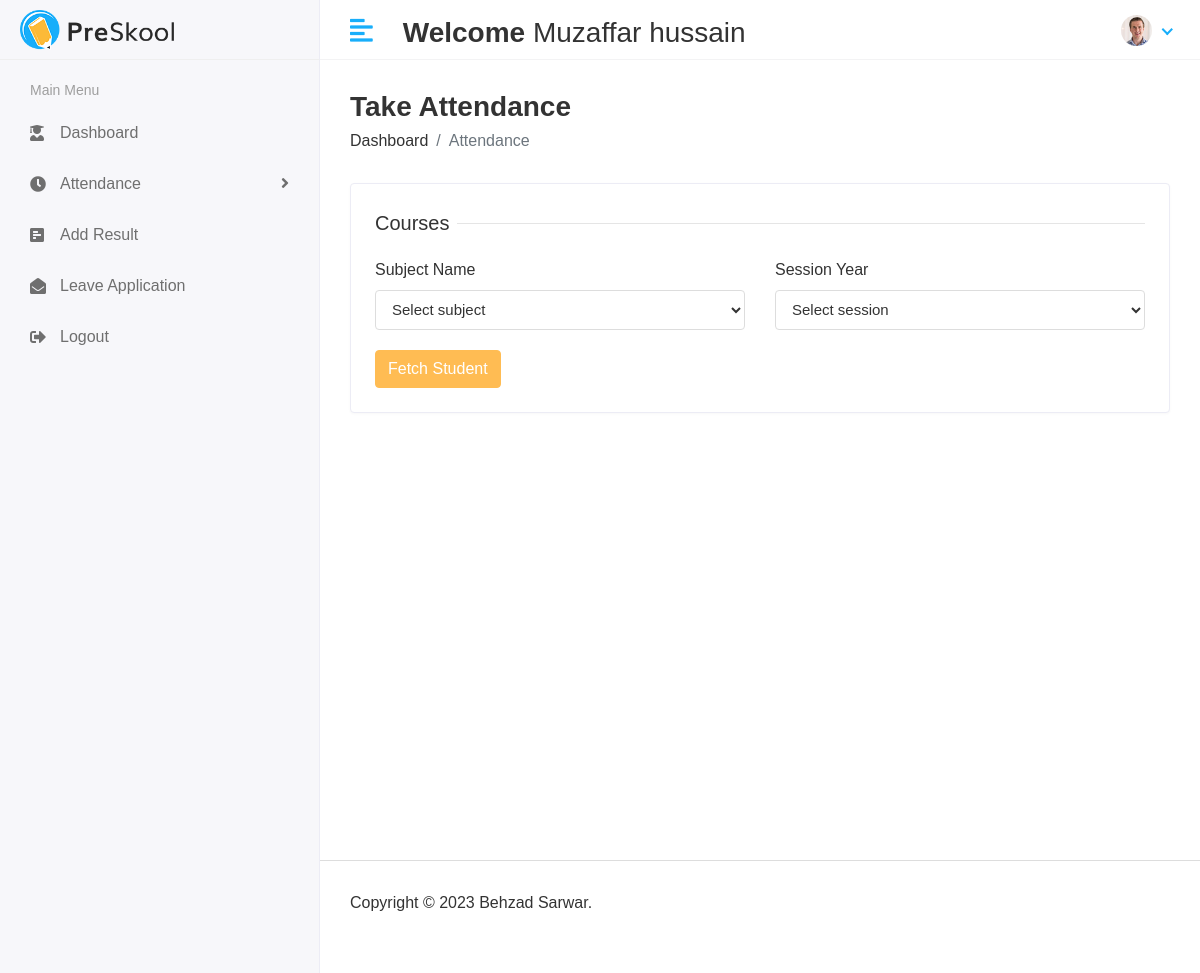
/take-attendance/ (signed in), run on the app's committed database.
### app/models.py (models this page shows)
class CustomUser(AbstractUser):
    USER_CHOICES = (
        (1, 'HOD'),
        (2, 'STAFF'),
        (3, 'STUDENT'),
    )
    user_type = models.CharField(choices=USER_CHOICES, max_length=50, default=1)
    profile_pic = models.ImageField(upload_to='profile_pic')

### Staff/views.py (the view, shortened to what this page needs)
# urls.py: path('take-attendance/', take_attendance, name='take-attendance'),
def take_attendance(request):
    staff_id = Staff.objects.get(admin = request.user.id)
    subjects = Subject.objects.filter(staff = staff_id)
    sessions = Session.objects.all()
    action = request.GET.get('action')
    students = None
    get_subject = None
    get_session = None
    context = {
        'subjects': subjects,
        'sessions': sessions,
        'get_subject': get_subject,
        'get_session': get_session,
        'students': students,
        'action': action,
    }
    return render(request, 'take-attendance.html', context)

### Staff/templates/take-attendance.html (shortened to what this page needs)
{% extends 'base.html' %}
{% block content%}
<div class="page-wrapper">
    <div class="content container-fluid">
       <div class="page-header">
          <div class="row align-items-center">
             <div class="col">
                <h3 class="page-title">Take Attendance</h3>
                <ul class="breadcrumb">
                   <li class="breadcrumb-item"><a href="students.html">Dashboard</a></li>
                   <li class="breadcrumb-item active">Attendance</li>
                </ul>
             </div>
          </div>
       </div>
       <div class="row">
          <div class="col-sm-12">
             <div class="card">
                <div class="card-body">
                  {% if action is None %}
                   <form method="POST" action="?action=get_student" enctype="multipart/form-data">
                      <div class="row">
                         <div class="col-12">
                            <h5 class="form-title"><span>Courses</span></h5>
                         </div>
                         <div class="col-6 col-sm-6">
                            <div class="form-group">
                               <label>Subject Name</label>
                               <select class="form-control"  name="subject" required>
                                <option>Select subject</option>
                             </select>
                            </div>
                         </div>
                         <div class="col-6 col-sm-6">
                            <div class="form-group">
                               <label>Session Year</label>
                               <select class="form-control"  name="session" required>
                                <option>Select session</option>
                             </select>
                            </div>
                         </div>
                         <div class="col-12">
                            <button type="submit" class="btn btn-primary">Fetch Student</button>
                         </div>
                      </div>
                   </form>
                   {%endif%}
                </div>
             </div>
          </div>
       </div>
    </div>
 </div>
{%endblock%}

### templates/include/header.html (shortened to what this page needs)
{% load static %}
    <div class="main-wrapper">
        <div class="header">
            <div class="header-left">
                <a href="{% url 'HOD' %}" class="logo">
                    <img src="{% static 'assets/img/logo.png' %}" alt="Logo">
                </a>
            </div>
            <a href="{% static 'javascript:void(0);' %}" id="toggle_btn">
                <i class="fas fa-align-left"></i>
            </a>
            <div class="top-nav-search mt-3">
                <h3><strong>Welcome</strong>  {{user.first_name }} {{user.last_name}}</h3>
            </div>
            <ul class="nav user-menu">
                <li class="nav-item dropdown has-arrow">
                    <a href="#" class="dropdown-toggle nav-link" data-toggle="dropdown">
                        {% if user.profile_pic == "" %}
                        <span class="user-img"><img class="rounded-circle"
                            src="{% static 'assets/img/profiles/avatar-01.jpg' %}" width="31"
                            alt="Ryan Taylor"></span>
                        {%else %}
                        <span class="user-img"><img class="rounded-circle"
                                src="{{ user.profile_pic }}" width="31"
                                alt="Ryan Taylor"></span>
                                {% endif %}
                    </a>
                </li>
            </ul>
        </div>

### static/assets/css/style.css (style rules this page uses)
html { height: 100%; }
body { background-color: #fff; color: #333; font-family: 'Poppins', sans-serif; font-size: 1rem; height: 100%; line-height: 1.5; overflow-x: hidden; }
h1, h2, h3, h4, h5, h6 { font-family: 'Poppins', sans-serif; margin-top: 0; }
.form-control { border: 1px solid #ddd; box-shadow: none; color: #333; font-size: 15px; height: 40px; }
a { color: #009ce7; }
input, button, a { transition: all 0.4s ease; -moz-transition: all 0.4s ease; -o-transition: all 0.4s ease; -ms-transition: all 0.4s ease; -webkit-transition: all 0.4s ease; }
input, input:focus, button, button:focus { outline: none; }
.form-group { margin-bottom: 1.25rem; }
ul, ol { padding: 0px; list-style: none; }
.btn-primary { background-color: #FFBC53; border: 1px solid #FFBC53; }
.card { border: 1px solid #ececf5; box-shadow: 0 1px 3px 0 rgba(0, 0, 0, 0.03); margin-bottom: 1.875rem; }
.card-body { padding: 1.5rem; }
.header { background-color: #fff; border-bottom: 1px solid #f3f3f4; left: 0; position: fixed; right: 0; top: 0; z-index: 1001; height: 60px; }
.header .header-left { float: left; height: 60px; padding: 0 20px; position: relative; width: 320px; z-index: 1; transition: all 0.2s ease-in-out; background-color: #f7f7fa; border-bottom: 1px solid #efefef; border-right: 1px solid #ececf5; display: flex; align-items: center; }
.header .header-left .logo { display: inline-block; line-height: 60px; }
.header .header-left .logo img { max-height: 40px; width: auto; }
.header .dropdown-toggle:after { display: none; }
.header .has-arrow .dropdown-toggle:after { border-top: 0; border-left: 0; border-bottom: 2px solid #18aefa; border-right: 2px solid #18aefa; content: ''; height: 8px; display: inline-block; pointer-events: none; -webkit-transform-origin: 66% 66%; -ms-transform-origin: 66% 66%; transform-origin: 66% 66%; -webkit-transform: rotate(45deg); -ms-transform: rotate(45deg); transform: rotate(45deg); -webkit-transition: all 0.15s ease-in-out; transition: all 0.15s ease-in-out; width: 8px; vertical-align: 0px; }
.user-menu { float: right; margin: 0; position: relative; z-index: 99; padding-right: 15px; }
.user-menu.nav > li > a { color: #a0a0a0; font-size: 14px; line-height: 58px; padding: 0 15px; height: 60px; }
.user-img { margin-right: 3px; position: relative; }
.top-nav-search { float: left; margin-left: 15px; }
.main-wrapper { width: 100%; height: 100vh; min-height: 100vh; }
.page-wrapper { margin-left: 320px; padding-top: 60px; position: relative; transition: all 0.4s ease; }
.page-wrapper > .content { padding: 1.875rem 1.875rem 0; }
.page-header { margin-bottom: 1.875rem; }
.page-header .breadcrumb { background-color: transparent; color: #6c757d; font-size: 1rem; font-weight: 500; margin-bottom: 0; padding: 0; }
.page-header .breadcrumb a { color: #333; }
.page-title { font-size: 28px; font-weight: 600; color: #333; margin-bottom: 5px; }
.form-title { width: 100%; max-width: 100%; padding: 0; font-size: 1.25rem; font-weight: 500; line-height: inherit; color: #333; white-space: normal; position: relative; display: block; margin-bottom: 20px; }
.form-title:before { content: ""; position: absolute; left: 0px; right: 0px; height: 1px; top: 50%; background-color: rgba(0, 0, 0, 0.1); }
.form-title span { padding: 0px 0.5rem 0 0; background-color: #fff; display: inline-block; z-index: 2; position: relative; }
@media (min-width: 992px) { #toggle_btn { align-items: center; color: #18aefa; display: inline-flex; float: left; font-size: 26px; height: 60px; justify-content: center; margin-left: 15px; padding: 0 15px; } }

### data on the page
CustomUser: first_name "Muzaffar", last_name "hussain", profile_pic (picture)
